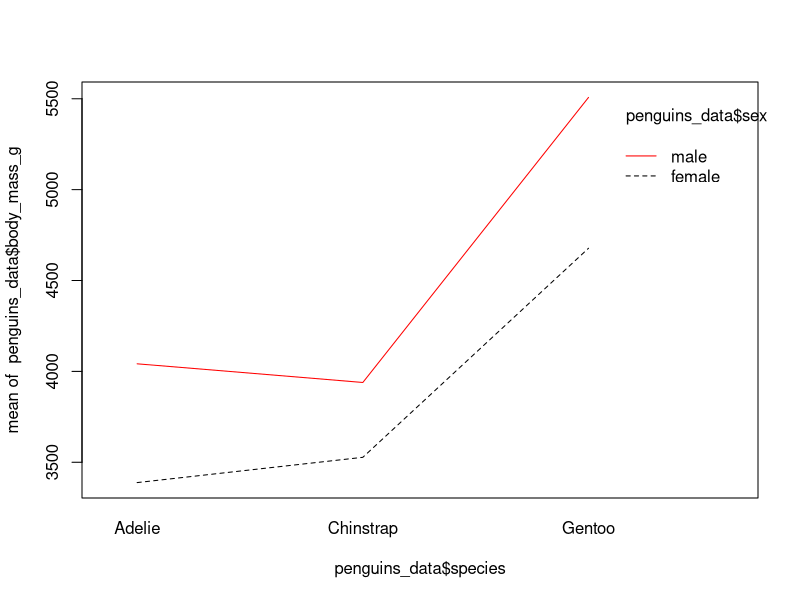

Generate this figure with R:
##########################################
######            PSC 103B          ######
######    Lab 5: Post-hoc Tests     ###### 
######       & Factorial ANOVA      ######
#####                               ######
######  Instructor: Simran Johal    ######
##########################################

#### Data #####

# Since post-hoc tests are the follow-up to a one-way ANOVA
# we will be using the same Palmer Penguins dataset as last
# week

# However, I made it available as a download from Canvas,
# because I adjusted it slightly
# In addition to only including penguins who provided
# information on their bill length, I also randomly
# chose 68 penguins from each species, because the post-hoc
# test we are doing requires equal group sizes*
# *Note that this only applies when conducting the test by
# hand - the function in R that runs the post-hoc test
# applies a correction for unequal group sizes as long as
# the differences aren't too extreme! 

# Read in the data 

penguins_data = read.csv("penguins_103b.csv")

#### Post-Hoc Tests ####

# Recall the one-way ANOVA we conducted last week
# We were interested in whether the different species of
# penguins had, on average, equal bill lengths, or whether
# there was some difference in the average bill length among
# the 3 species

# We conducted our ANOVA using the following code:

my_anova = aov(bill_length_mm ~ species, data = penguins_data)
summary(my_anova)

# and our p-value was less than .05, indicating that we can
# reject H0
# However, since the F-test / ANOVA is an omnibus test, 
# a significant p-value only tells us that there is some
# difference in the means - but it does not tell us which
# means are different or how

# So, once a researcher has a significant ANOVA result, they
# would be interested in learning *where* those differences are
# This would involve the use of post-hoc tests, which 
# are significance tests a researcher can do *after* a 
# significant ANOVA that can help shed light on which group
# means are significantly different

# Unlike conducting multiple t-tests at the .05 level, these
# post-hoc tests are meant to correct for the many comparisons
# you are doing, so that your chances of a Type 1 error (saying
# 2 groups have different means when they actually have the same
# means) stays at .05

# There are multiple post-hoc tests available, and they differ
# in how conservative they are (e.g., some are more likely
# to find a significant difference than others)
# The one we are focusing on today, and the one you learned
# in class, is Tukey's Honest Significant Difference (HSD) Test

# The way that this test works is it computes a value called
# a "Critical Difference", and so any group differences
# that are larger than the Critical Difference (CD) in absolute
# value are significant

# We will go over doing this by hand first, before showing
# R's function for it

# The formula for the CD is:
# CD = q * sqrt(MSW / n)

# Let's find each of these elements
# The 2 values in the square root are easy: n is the group
# size within each group, and MSW is the Mean Squared Within
# you can get from your ANOVA table

# For n, we know the group size is 68 because I told you
# that at the beginning
# But if you didn't know, you could always check using which function?

table(penguins_data$species)

n = 68

# Then, MSW can be found from our ANOVA table
# How do I access the results of the ANOVA again?

summary(my_anova)

MSW = 9

# Finally, the last value we need is q, which is a quantile
# value from a particular distribution called the 
# studentized range distribution
# You can look this up in a table, but with R, you can
# also use the built in function called qtukey()

# Let's see what this function takes as arguments

?qtukey

# It seems qtukey() takes 3 main arguments:
# p, which is the probability to the *left* of the critical value
# means, which is the number of groups we're comparing
# and df, which is just df within
# Recall, if our test is conducted at the .05 level,
# then that means the probability *above* the value is .05,
# so the probability *below* the critical value is .95
# Therefore, p = .95
# You could also set p = .05, but that means you also need to set
# lower.tail = FALSE so that R knows you're looking at 
# upper-tail probabilities

# Let's use this function to get our quantile value!

qtukey(p = .95, 
       nmeans = 3, # because we have 3 species
       df = 339) # where could we find this value?

# So our critical value is 3.33
# Let's save this for future use

qvalue = qtukey(p = .95,  nmeans = 3, df = 339)

# Now, we can go ahead and calculate our CD

cd = qvalue * sqrt(MSW / n)

# Now, all we need to do is compare the absolute mean difference between
# each pair of groups to this critical difference!

# We can calculate these mean differences by hand, by
# getting the mean for each group
# How can we get all the groups' means?

tapply(penguins_data$bill_length_mm, 
       penguins_data$species, 
       mean, na.rm = TRUE)
# Let's save this

penguin_means = tapply(penguins_data$bill_length_mm, 
                       penguins_data$species, 
                       mean, na.rm = TRUE)

# This tapply() function gives a vector of the means for each group
# So we can subset this vector to get the mean of each group

adelie_mean = penguin_means[1]
chinstrap_mean = penguin_means[2]
gentoo_mean = penguin_means[3]

# Now we can get the differences between the means - there are 3
# groups, so there are 3 possible differences (Adelie - Chinstrap,
# Adelie - Gentoo, and Chinstrap - Gentoo)

adelie_mean - chinstrap_mean
adelie_mean - gentoo_mean
chinstrap_mean - gentoo_mean

# Recall our CD was 1.21 - given that, which of these differences
# are significant?
# All of them are, because all differences are greater than 1.21!
# Therefore, we can say that Adelie has a significantly lower
# average bill length than both Chinstrap and Gentoo (the difference
# in means was negative), and Chinstrap has a significantly longer
# bill length, on average, than Gentoo (the difference was positive)

# This was all pretty manageable, because we only had 3 groups
# But imagine if we had more groups! It could get pretty
# annoying to do this by hand. Luckily, R has a built-in function 
# for this, called TukeyHSD(), and the only argument
# you need to give it is the ANOVA object you saved earlier

TukeyHSD(my_anova)

# The output of the TukeyHSD() function is the difference
# between the groups (with Group1 - Group2), the lower
# and upper limits of a confidence interval, and an adjusted p-value
# If the adjusted p-value is less than .05, the difference is significant
# Do the results of this function match what we calculated earlier?

#### Factorial ANOVA #####

# So far, we have been working with what is called One-Way ANOVA
# where we look at only 1 grouping variable
# However, ANOVA is super flexible, and can actually
# handle more than 1 grouping variable
# This is called Factorial ANOVA, and let's us examine in one
# test: is there an effect of Grouping Variable 1 (at least one
# mean is different in those groups), is there an effect of Grouping
# Variable 2, and is there an interaction between the 2 variables
# (so that the effect of Grouping Variable 1 depends on Grouping
# Variable 2, or vice versa)

# Let's assume we were interested in whether body mass differed
# not only among the 3 penguin species, but also whether 
# it differed among males and females

# If we were to do this as 2 separate ANOVAs, we would have 2 sets
# of hypotheses

# One for the species of penguin:
# H0: mu_adelie = mu_chinstrap = mu_gentoo (there is no 
# difference in average body mass among the species)
# HA: At least one mean is significantly different from the rest

# One for the islands:
# H0: mu_males = mu_females (there is no 
# difference in average body mass among male and female penguins)
# HA: mu_males != mu_females (note that because there are only
# 2 groups, we can be more specific with our alternative hypothesis)

# But since we're conducting this as a factorial ANOVA, we also
# have a hypothesis for the interaction
# H0: There is no interaction between the species of penguin
# and their sex
# H0: There is an interaction between the species of penguin
# and their sex 

# And now, we can test these hypotheses in R!

# The way you enter the formula for a Factorial ANOVA
# is very similar to adding an interaction in a regression in R
# Where we "multiply" our two predictors to include
# an interaction between them

factorial_anova = aov(body_mass_g ~ species * sex,
                      data = penguins_data)
summary(factorial_anova)

# Note that this ANOVA table looks slightly different from
# the one presented in lecture - mainly we do not have
# an overall row for the "Model", but just the 2 factors
# and the interaction; however, if you wanted to, you could
# calculate the Sums of Squares and df for the model yourself
# by adding the Sums of Squares and df for the individual factors
# and the interaction (and use those to calculate the Mean Squares)

# Which results are significant? What does this tell us?

# The main effect of species: the p-value is less than .05,
# indicating a significant effect of species on bill length
# At least one species has an average body mass that is significantly
# different from another species
# How could we go about testing which species differed in their
# average body mass? A post-hoc test, like Tukey's HSD

TukeyHSD(factorial_anova)
# This gives us a LOT of info, but basically, we care
# about the effect of species (not sex or the interaction)
# And we can see that the main effect of species is
# that Gentoo has a much higher body mass than Adelie or
# Chinstrap, while the difference between Adelie and Chinstrap 
# is not significant

# The main effect of sex: the p-value is also less than .05
# so we can reject H0 and (since there are only 2 groups)
# say that there is a significant difference between the body
# mass of male and female penguins
# We could look at the means for male and female penguins
# to see what this difference is 

tapply(penguins_data$body_mass_g, penguins_data$sex,
       mean, na.rm = TRUE) # males weigh more than females

# The interaction: the interaction *is* significant,
# so the difference in body mass between male and female
# penguins depends on the species
# (or the difference of body mass between species depends on
# the sex of the penguin)

# Now that we have a significant interaction, we can try to 
# uncover what that interaction is by graphing the means
# In this graph, we would have one grouping variable on the x-axis
# and the other grouping variable as different lines on the graph


# To do this, we will use the function interaction.plot()
# This function takes the following arguments:
# x.factor: which grouping variable do you want on the x-axis?
# trace.factor: which grouping variable do you want as different lines?
# response: what is the outcome variable?
# fun: what summary statistic are you graphing? 
# Default is mean, which is what we want!
# type: Set equal to "l" to graph lines (not points)
# You can find the other function arguments that help
# make this graph pretty using ?interaction.plot

# Let's say that I want species on the x-axis, and sex as the 
# different lines

interaction.plot(x.factor = penguins_data$species,
                 trace.factor = penguins_data$sex,
                 response = penguins_data$body_mass_g,
                 fun = mean, # note that I could omit this argument
                 type = "l",
                 col = c("black", "red"))

# Note that from the interaction plot, we can sort of see
# the significant main effects we discussed earlier

# If we found the average of the male penguins (red line)
# and the female penguins (black line) across all species
# we can see that males, on average, weigh more than females

# Then, if we average the body mass for each species, we
# can see how Gentoo penguins weigh more than Adelie
# and Chinstrap, but Adelie and Chinstrap are pretty
# close to each other

# What does this plot tell us about the interaction?
# We can see that for all 3 species, males weigh more than
# females, so the interaction is not that the effect is reversed
# Instead, the interaction appears to be that the magnitude
# of the difference is different depending on the species
# In particular, males and females have a much smaller
# difference in the Chinstrap species than the other 2 species
